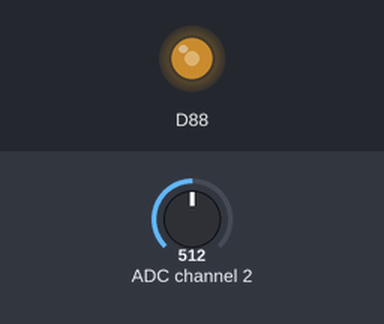
The program below on a simulated Raspberry Pi (BCM pin numbers). On the bench: output pins drawn as LEDs (lit = HIGH). The test bench sets the inputs (shaded band); at power-on: ADC channel 2 = 512 (analog values on the 0–1023 scale).

Above: at 0.05 s.
At 1.1 s:
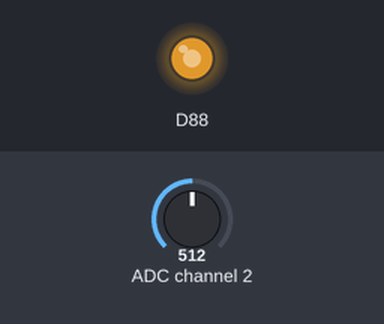
Timing chart, 0 to 3.8 s (numbered marks = the images above):
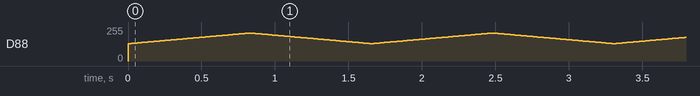

The program:

Lab4.py
```python
import smbus
import time

address=0x48
controlbit=0x42
bus=smbus.SMBus(1)
while True:
    bus.write_byte(address, controlbit)
    a = bus.read_byte(address)
    for i in range(130,210,1):
        bus.write_byte_data(address, controlbit, i)
        time.sleep(0.01)
    for i in range(210,130,-1):
        bus.write_byte_data(address, controlbit, i)
        time.sleep(0.01)
```
